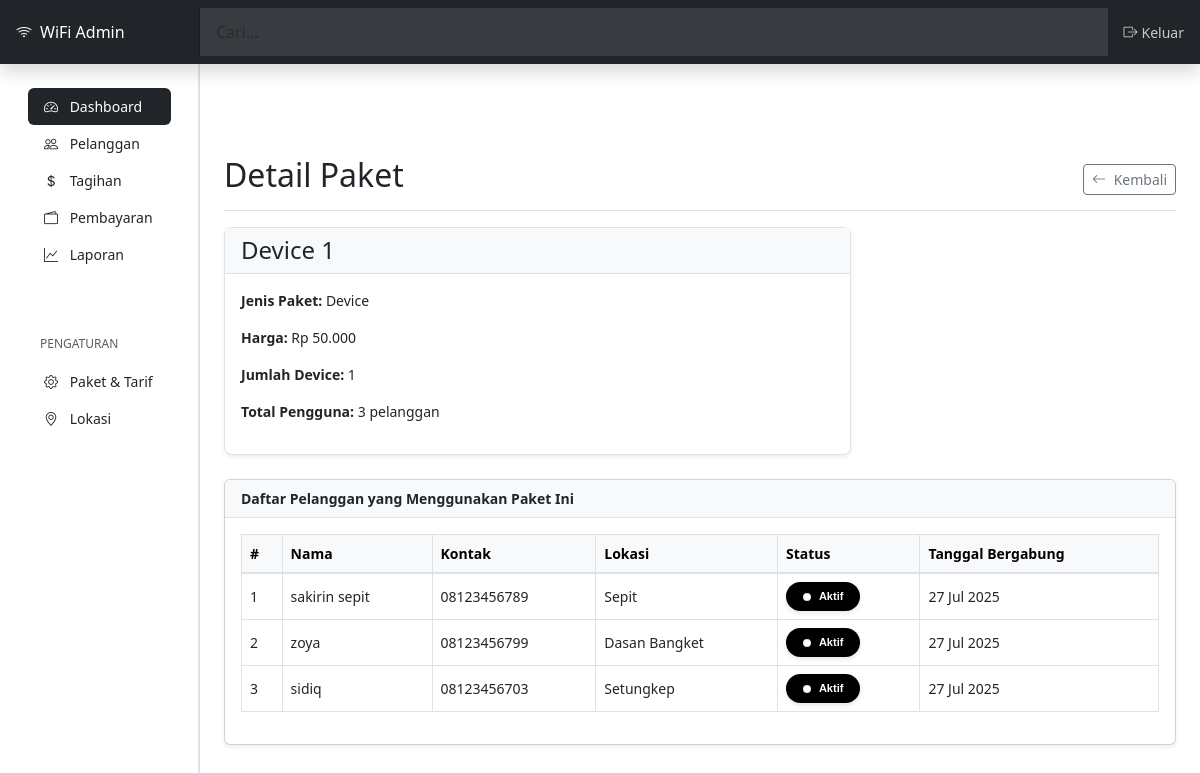
Before: /paket/1/ (signed in) with the older database file.
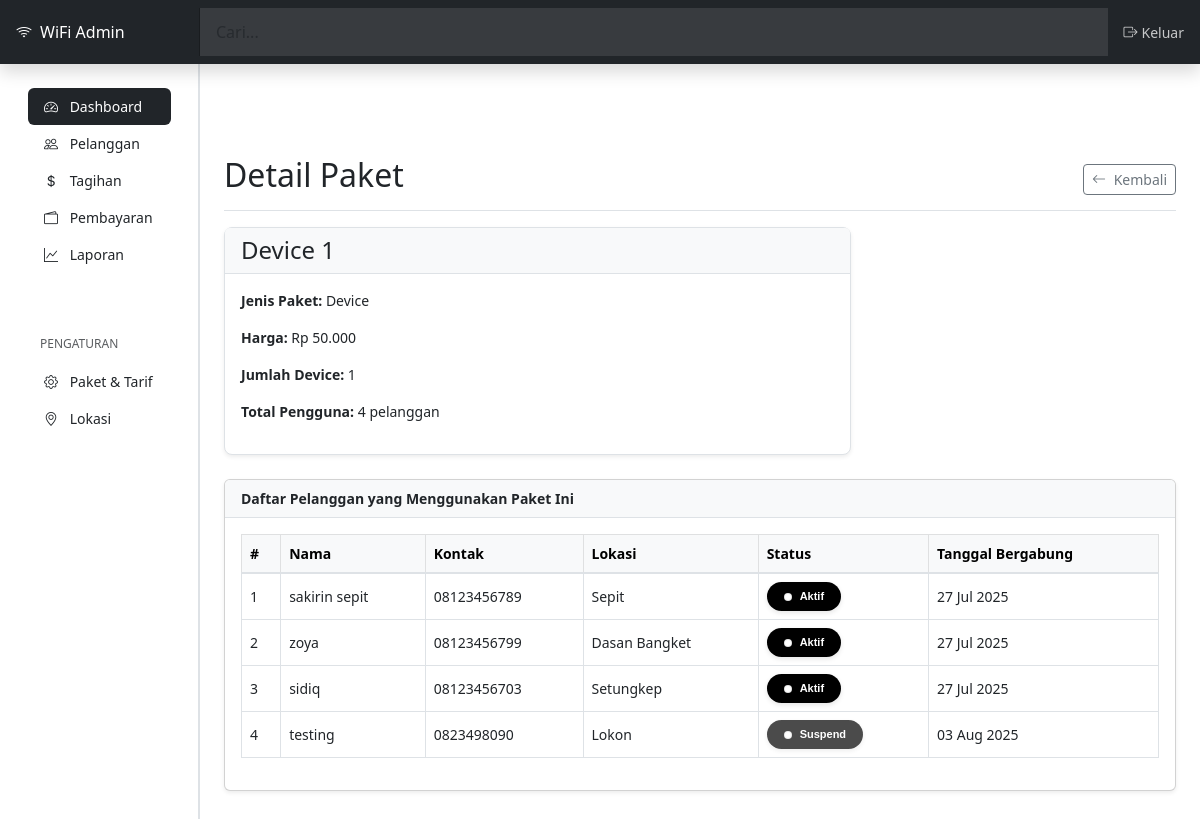
After: the same page with the newer database file.
### tagihan_app/models.py (models this page shows, shortened)
class Pelanggan(models.Model):
    nama = models.CharField(max_length=200)
    alamat = models.TextField(blank=True, null=True)
    kontak = models.CharField(max_length=50, blank=True, null=True)
    lokasi = models.ForeignKey(Lokasi, on_delete=models.SET_NULL, null=True, blank=True)
    paket = models.ForeignKey(Paket, on_delete=models.SET_NULL, null=True, blank=True)
    username_pppoe = models.CharField(max_length=100, blank=True, null=True)
    tanggal_bergabung = models.DateField(default=timezone.now)
    catatan = models.TextField(blank=True, null=True)
    STATUS_CHOICES = [
        ('aktif', 'Aktif'),
        ('tidak_aktif', 'Tidak Aktif'),
        ('suspend', 'Suspend'),
    ]
    status = models.CharField(max_length=20, choices=STATUS_CHOICES, default='aktif')

class Lokasi(models.Model):
    nama = models.CharField(max_length=100, unique=True)

### tagihan_app/views.py (the view)
# urls.py: path('paket/<int:pk>/', views.paket_detail, name='paket_detail'),
@login_required
def paket_detail(request, pk: UUID):
    paket = get_object_or_404(Paket, pk=pk)
    context = {
        'paket': paket,
        'pelanggan_list': paket.pelanggan_set.select_related('lokasi').all(),
    }
    return render(request, 'paket/detail.html', context)

### templates/paket/detail.html (shortened to what this page needs)
{% extends "base.html" %}
{% load static %}
{% block main %}
<main class="col-md-9 ms-sm-auto col-lg-10 px-md-4 content">
    <div class="d-flex justify-content-between flex-wrap flex-md-nowrap align-items-center pt-3 pb-2 mb-3 border-bottom">
        <h1 class="h2">Detail Paket</h1>
        <div class="btn-toolbar mb-2 mb-md-0">
            <a href="{% url 'tagihan_app:paket_list'%}" class="btn btn-sm btn-outline-secondary">
                <i class="bi bi-arrow-left me-1"></i>
                Kembali
            </a>
        </div>
    </div>
    <div class="">
    <div class="row mb-4">
        <div class="col-lg-8">
            <div class="card summary-card">
                <div class="card-header">
                    <h4 class="mb-0">{{ paket.nama }}</h4>
                </div>
                <div class="card-body">
                    <p><strong>Jenis Paket:</strong> {{ paket.get_jenis_paket_display }}</p>
                    <p><strong>Harga:</strong> <span class="currency">Rp {{ paket.harga|floatformat:0 }}</span> </p>
                    {% if paket.jenis_paket == 'device' %}
                        <p><strong>Jumlah Device:</strong> {{ paket.jumlah_device }}</p>
                    {% elif paket.jenis_paket == 'pppoe' %}
                        <p><strong>Kecepatan:</strong> {{ paket.kecepatan_mbps }} Mbps</p>
                    {% endif %}
                    <p><strong>Total Pengguna:</strong> {{ pelanggan_list.count }} pelanggan</p>
                </div>
            </div>
        </div>
    </div>
    {% if pelanggan_list %}
    <div class="row">
        <div class="col-lg-12">
            <div class="card shadow-sm">
                <div class="card-header">
                    <strong>Daftar Pelanggan yang Menggunakan Paket Ini</strong>
                </div>
                <div class="card-body">
                    <div class="table-responsive">
                        <table class="table table-hover table-bordered align-middle">
                            <thead class="table-light">
                                <tr>
                                    <th>#</th>
                                    <th>Nama</th>
                                    <th>Kontak</th>
                                    <th>Lokasi</th>
                                    <th>Status</th>
                                    <th>Tanggal Bergabung</th>
                                </tr>
                            </thead>
                            <tbody>
                                {% for pelanggan in pelanggan_list %}
                                <tr>
                                    <td>{{ forloop.counter }}</td>
                                    <td>{{ pelanggan.nama }}</td>
                                    <td>{{ pelanggan.kontak|default:"-" }}</td>
                                    <td>{{ pelanggan.lokasi.nama}}</td>
                                    <td>
                                        <span class="badge
                                            {% if pelanggan.status == 'aktif' %}
                                                badge-bg-success
                                            {% elif pelanggan.status == 'belum_lunas' %}
                                                badge-bg-warning
                                            {% else %}
                                                badge-bg-danger
                                            {% endif %}">
                                            {{ pelanggan.get_status_display }}
                                        </span>
                                    </td>
                                    <td>{{ pelanggan.tanggal_bergabung|date:"d M Y" }}</td>
                                </tr>
                                {% endfor %}
                            </tbody>
                        </table>
                    </div>
                </div>
            </div>
        </div>
    </div>
    {% endif %}
    </div>
</main>
{% endblock %}

Changed rows visible on the page:
added Pelanggan: nama "testing", kontak "0823498090", lokasi.nama "Lokon", status "Suspend", tanggal_bergabung "03 Aug 2025"
Other visible differences:
{{ pelanggan_list.count }}: "3" → "4"
